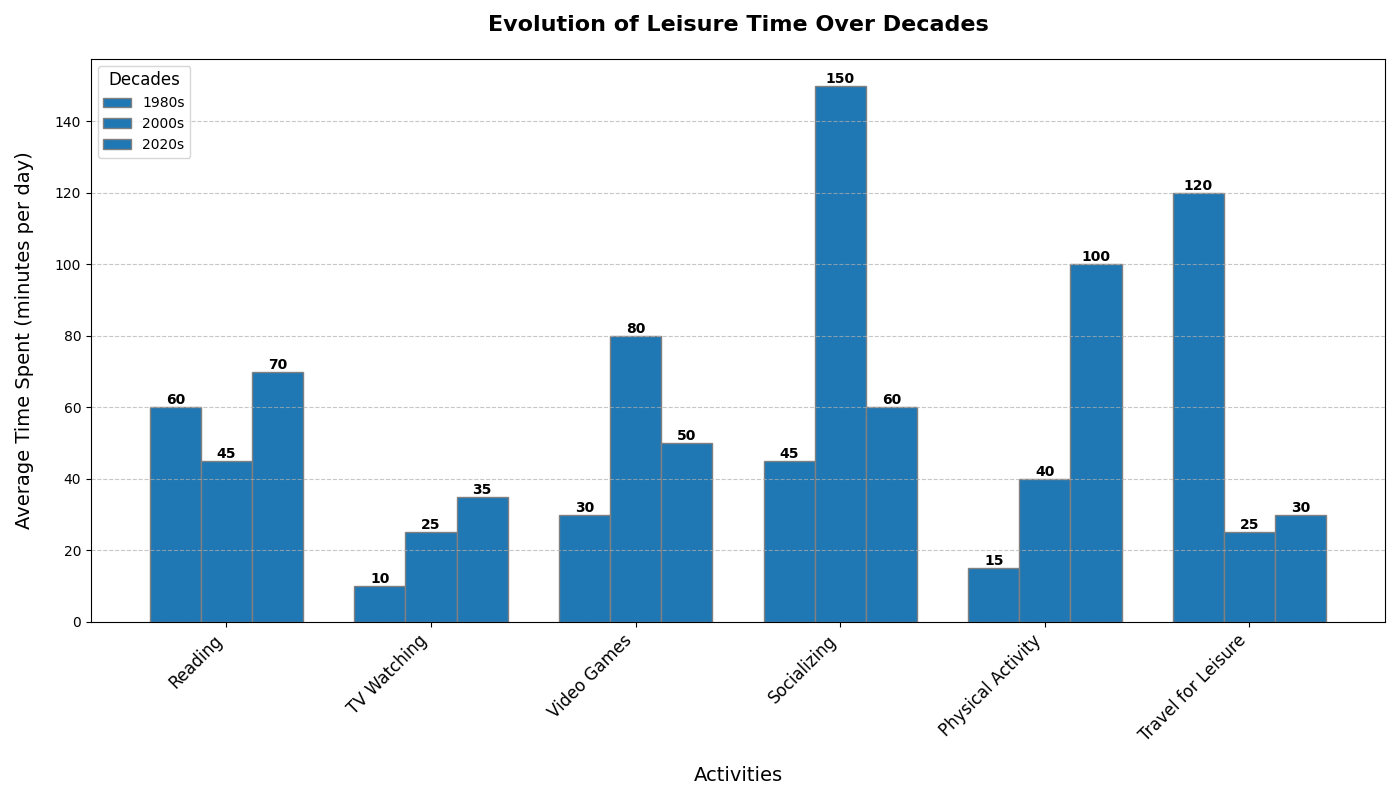

Write Python code to recreate this figure.
import matplotlib.pyplot as plt
import numpy as np

# Activities and altered time spent (in minutes) per day for each decade
activities = ['Reading', 'TV Watching', 'Video Games', 'Socializing', 'Physical Activity', 'Travel for Leisure']
time_1980s = [60, 10, 30, 45, 15, 120]  # Altered order for each decade
time_2000s = [45, 25, 80, 150, 40, 25]
time_2020s = [70, 35, 50, 60, 100, 30]

time_data = np.array([time_1980s, time_2000s, time_2020s])
decades = ['1980s', '2000s', '2020s']

bar_width = 0.25
fig, ax = plt.subplots(figsize=(14, 8))

positions_1980s = np.arange(len(activities))
positions_2000s = [x + bar_width for x in positions_1980s]
positions_2020s = [x + bar_width for x in positions_2000s]

uniform_color = '#1f77b4'

bars_1980s = ax.bar(positions_1980s, time_1980s, width=bar_width, color=uniform_color, edgecolor='grey', label='1980s')
bars_2000s = ax.bar(positions_2000s, time_2000s, width=bar_width, color=uniform_color, edgecolor='grey', label='2000s')
bars_2020s = ax.bar(positions_2020s, time_2020s, width=bar_width, color=uniform_color, edgecolor='grey', label='2020s')

ax.set_title('Evolution of Leisure Time Over Decades', fontsize=16, fontweight='bold', pad=20)
ax.set_xlabel('Activities', fontsize=14, labelpad=15)
ax.set_ylabel('Average Time Spent (minutes per day)', fontsize=14, labelpad=15)
ax.set_xticks([r + bar_width for r in range(len(activities))])
ax.set_xticklabels(activities, rotation=45, ha='right', fontsize=12)

def add_labels(bars):
    for bar in bars:
        height = bar.get_height()
        ax.text(bar.get_x() + bar.get_width() / 2, height, f'{height}', ha='center', va='bottom', fontsize=10, fontweight='bold')

add_labels(bars_1980s)
add_labels(bars_2000s)
add_labels(bars_2020s)

ax.legend(title='Decades', loc='upper left', fontsize=10, title_fontsize=12)
ax.grid(axis='y', linestyle='--', alpha=0.7)

plt.tight_layout()
plt.show()
